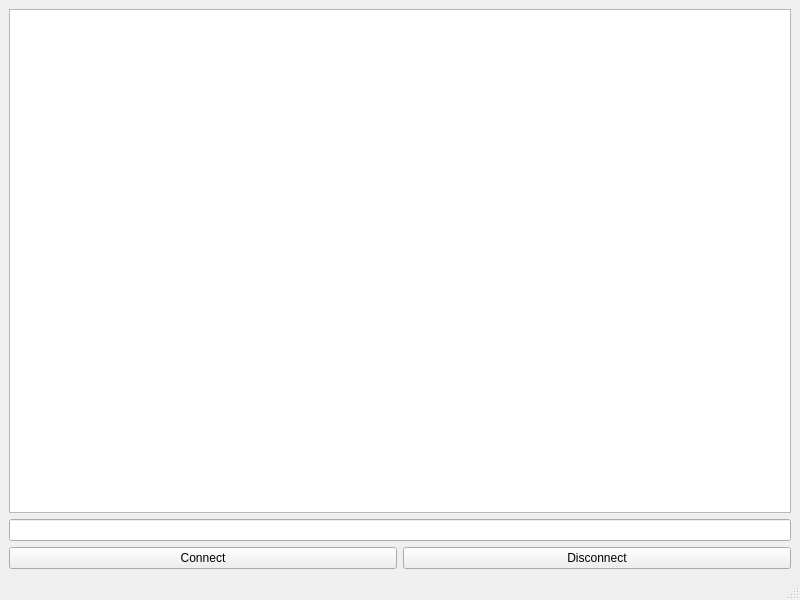
<?xml version="1.0" encoding="UTF-8"?>
<ui version="4.0">
 <class>MainWindow</class>
 <widget class="QMainWindow" name="MainWindow">
  <property name="geometry">
   <rect>
    <x>0</x>
    <y>0</y>
    <width>800</width>
    <height>600</height>
   </rect>
  </property>
  <property name="windowTitle">
   <string>MainWindow</string>
  </property>
  <widget class="QWidget" name="centralwidget">
   <layout class="QVBoxLayout" name="verticalLayout">
    <item>
     <widget class="QPlainTextEdit" name="plainTextEdit"/>
    </item>
    <item>
     <widget class="QLineEdit" name="lineEdit"/>
    </item>
    <item>
     <layout class="QHBoxLayout" name="horizontalLayout">
      <item>
       <widget class="QPushButton" name="btnConnect">
        <property name="text">
         <string>Connect</string>
        </property>
       </widget>
      </item>
      <item>
       <widget class="QPushButton" name="btnDisconnect">
        <property name="text">
         <string>Disconnect</string>
        </property>
       </widget>
      </item>
     </layout>
    </item>
   </layout>
  </widget>
  <widget class="QMenuBar" name="menubar">
   <property name="geometry">
    <rect>
     <x>0</x>
     <y>0</y>
     <width>800</width>
     <height>25</height>
    </rect>
   </property>
  </widget>
  <widget class="QStatusBar" name="statusbar"/>
 </widget>
 <resources/>
 <connections/>
</ui>
